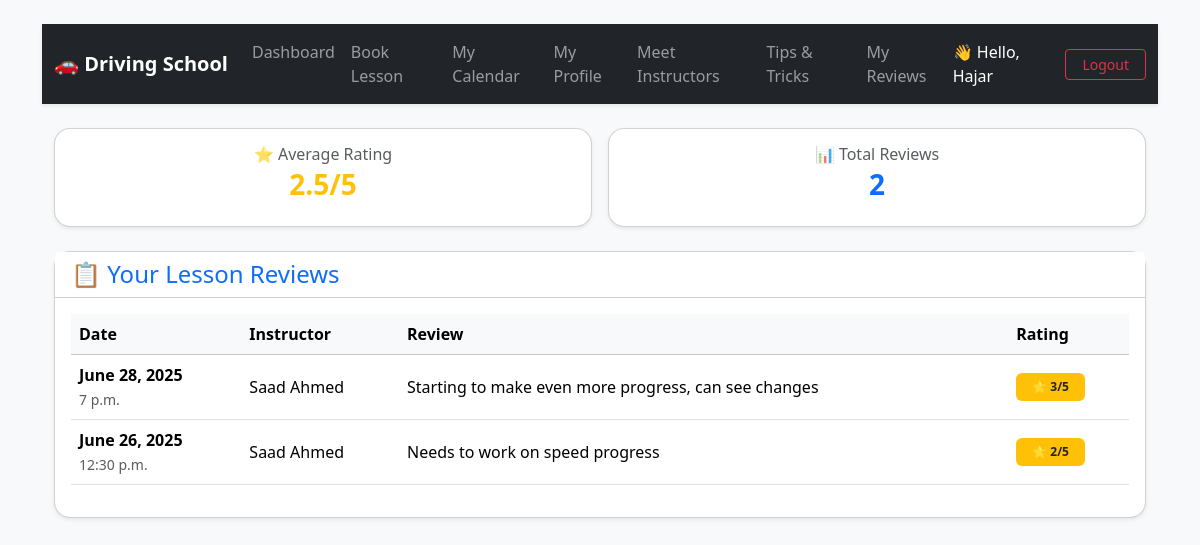
Page /dashboard/reviews/ (signed in) on the committed database.
### accounts/models.py (models this page shows, shortened)
class CustomUser(AbstractUser):
    ROLE_CHOICES = [
        ('student', 'Student'),
        ('instructor', 'Instructor'),
        ('admin', 'Admin'),
    ]
    role = models.CharField(max_length=20, choices=ROLE_CHOICES)
    phone_number = models.CharField(max_length=20, blank=True, null=True)
    profile_picture = models.ImageField(upload_to="instructors/", blank=True, null=True)
    def get_full_name(self):
        return f"{self.first_name} {self.last_name}".strip()

### dashboard/models.py (models this page shows, shortened)
class Review(models.Model):
    booking = models.OneToOneField(
        'bookings.Booking',
        on_delete=models.CASCADE,
        related_name='review'
    )
    instructor = models.ForeignKey(
        settings.AUTH_USER_MODEL,
        on_delete=models.CASCADE,
        related_name='lesson_reviews'
    )
    rating = models.PositiveSmallIntegerField()
    comment = models.TextField(blank=True)
    created_at = models.DateTimeField(auto_now_add=True)

### bookings/models.py (models this page shows, shortened)
class Booking(models.Model):
    student = models.ForeignKey(CustomUser, on_delete=models.CASCADE, related_name='student_bookings')
    instructor = models.ForeignKey(CustomUser, on_delete=models.CASCADE, related_name='instructor_bookings')
    date = models.DateField()
    time = models.TimeField()
    status = models.CharField(max_length=20, choices=[
        ('booked', 'Booked'),
        ('completed', 'Completed'),
        ('cancelled', 'Cancelled'),
    ], default='booked')
    create_at = models.DateTimeField(auto_now_add=True)

### dashboard/views.py (the view)
# urls.py: path("reviews/", views.student_reviews, name="student_reviews"),
@login_required
def student_reviews(request):
    reviews = Review.objects.filter(booking__student=request.user).select_related('booking', 'instructor')
    return render(request, "dashboard/student_reviews.html", {
        "reviews": reviews
    })

### dashboard/templatetags/custom_filters.py (called while the page is built)
@register.filter
def average(queryset, field_name):
    if not queryset.exists():
        return 0
    result = queryset.aggregate(avg=Avg(field_name))
    return round(result["avg"] or 0, 1)

### templates/dashboard/student_reviews.html
{% extends "base.html" %}
{% block content %}
{% load custom_filters %}
{% include 'dashboard/navbar.html' %}
<div class="container mt-4">
    {% if reviews %}
    <div class="row g-3 mb-4">
        <div class="col-md-6">
            <div class="card text-center shadow-sm rounded-4 p-3">
                <h6 class="text-muted mb-1">⭐ Average Rating</h6>
                <h3 class="fw-bold text-warning">
                    {{ reviews|average:"rating"|default:"0" }}/5
                </h3>
            </div>
        </div>
        <div class="col-md-6">
            <div class="card text-center shadow-sm rounded-4 p-3">
                <h6 class="text-muted mb-1">📊 Total Reviews</h6>
                <h3 class="fw-bold text-primary">{{ reviews|length }}</h3>
            </div>
        </div>
    </div>
    {% endif %}
    <div class="card shadow-sm rounded-4">
        <div class="card-header bg-white d-flex justify-content-between align-items-center">
            <h4 class="mb-0 text-primary">📋 Your Lesson Reviews</h4>
        </div>
        <div class="card-body">
            {% if reviews %}
                <div class="table-responsive">
                    <table class="table table-hover align-middle">
                        <thead class="table-light">
                            <tr>
                                <th>Date</th>
                                <th>Instructor</th>
                                <th>Review</th>
                                <th>Rating</th>
                            </tr>
                        </thead>
                        <tbody>
                            {% for review in reviews %}
                            <tr>
                                <td>
                                    <span class="fw-semibold">{{ review.booking.date }}</span><br>
                                    <small class="text-muted">{{ review.booking.time }}</small>
                                </td>
                                <td>{{ review.instructor.get_full_name|default:review.instructor.username }}</td>
                                <td>{{ review.comment|default:"—" }}</td>
                                <td>
                                    <span class="badge bg-warning text-dark px-3 py-2">
                                        ⭐ {{ review.rating }}/5
                                    </span>
                                </td>
                            </tr>
                            {% endfor %}
                        </tbody>
                    </table>
                </div>
            {% else %}
                <div class="text-center py-5">
                    <p class="text-muted fs-5 mb-1">😕 You have no reviews yet.</p>
                    <small class="text-muted">Reviews will appear here once your instructor leaves feedback.</small>
                </div>
            {% endif %}
        </div>
    </div>
</div>
{% endblock %}

### templates/dashboard/navbar.html (shortened to what this page needs)
<nav class="navbar navbar-expand-lg navbar-dark bg-dark shadow-sm">
  <div class="container-fluid">
    <a class="navbar-brand fw-bold" href="#">
      🚗 Driving School
    </a>
    <div class="collapse navbar-collapse" id="navbarNav">
      <ul class="navbar-nav me-auto">
        {% if user.is_authenticated %}
          {% if user.role == 'student' %}
            <li class="nav-item"><a class="nav-link" href="{% url 'student_dashboard' %}">Dashboard</a></li>
            <li class="nav-item"><a class="nav-link" href="{% url 'book_lesson' %}">Book Lesson</a></li>
            <li class="nav-item"><a class="nav-link" href="{% url 'calendar_view' %}">My Calendar</a></li>
            <li class="nav-item"><a class="nav-link" href="{% url 'student_profile' %}">My Profile</a></li>
            <li class="nav-item"><a class="nav-link" href="{% url 'meet_instructors' %}">Meet Instructors</a></li>
            <li class="nav-item"><a class="nav-link" href="{% url 'list_tips' %}">Tips & Tricks</a></li>
            <li class="nav-item"><a class="nav-link" href="{% url 'student_reviews' %}">My Reviews</a></li>
          {% endif %}
        {% endif %}
      </ul>
      <br>
      <ul class="navbar-nav ms-auto align-items-center">
        {% if user.is_authenticated %}
          <li class="nav-item">
            <span class="navbar-text text-white me-3">
              👋 Hello, {{ user.first_name }}
            </span>
          </li>
          <li class="nav-item">
            <a class="btn btn-sm btn-outline-danger px-3" href="{% url 'logout' %}">
              Logout
            </a>
          </li>
        {% else %}
          <li class="nav-item"><a class="btn btn-sm btn-outline-light px-3" href="{% url 'login' %}">Login</a></li>
        {% endif %}
      </ul>
    </div>
  </div>
</nav>

### rows in the picture
CustomUser: first_name "Hajar"
Review: booking "June 28, 2025", booking.time "7 p.m.", instructor.get_full_name "Saad Ahmed", comment "Starting to make even more progress, can see changes", rating "3"
Review: booking "June 26, 2025", booking.time "12:30 p.m.", instructor.get_full_name "Saad Ahmed", comment "Needs to work on speed progress", rating "2"

### other values in the picture
{{ reviews|average:"rating"|default:"0" }} "2.5"
{{ reviews|length }} "2"
